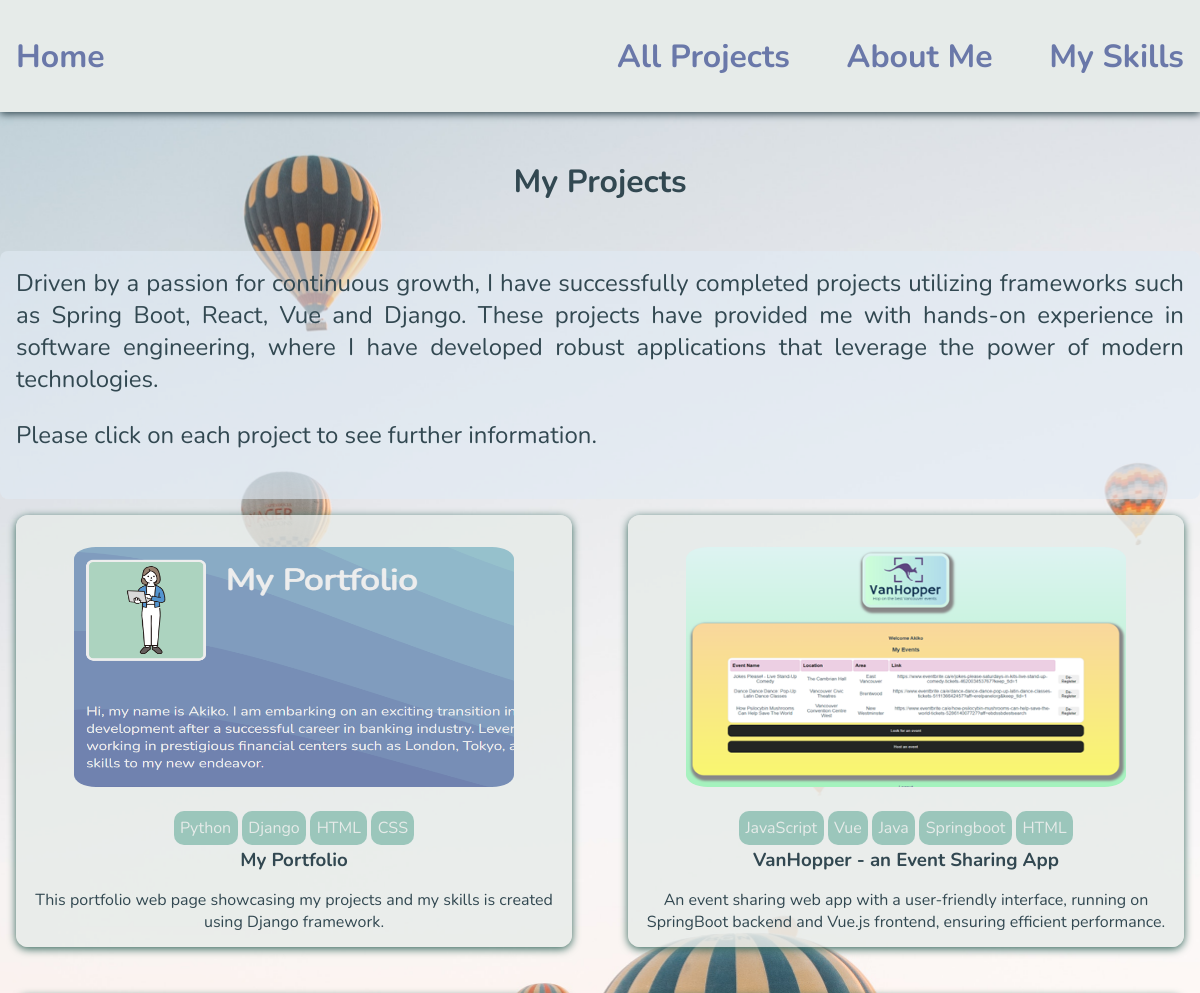
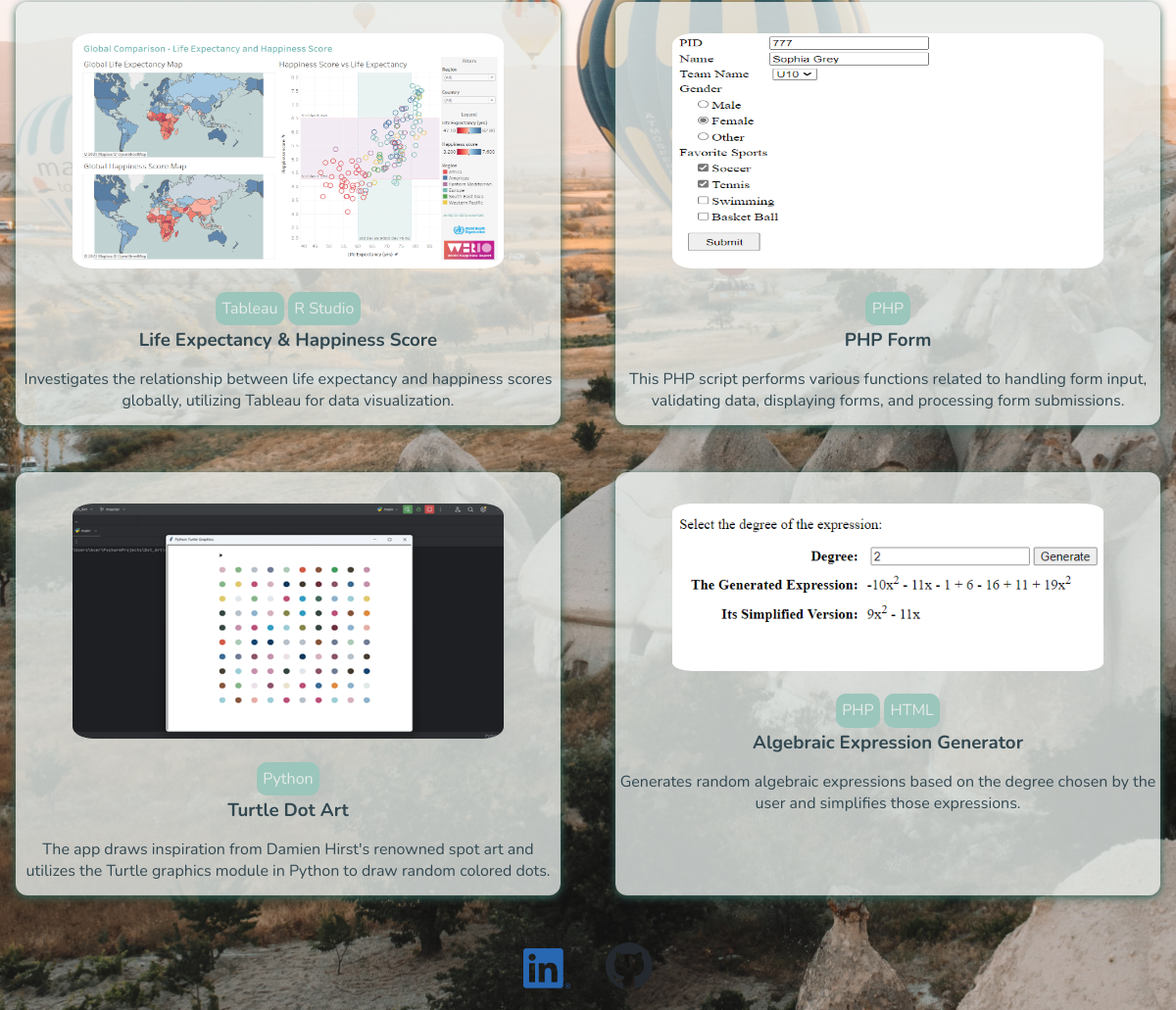
The page /posts on the database its author committed (2 pictures, top to bottom).
### blog/models.py (models this page shows, shortened)
class Post(models.Model):
    title = models.CharField(max_length=100)
    excerpt = models.CharField(max_length=150)
    image = models.ImageField(upload_to='images', null=True)
    image1=models.ImageField(upload_to='images', null=True)
    image2=models.ImageField(upload_to='images', null=True)
    image3=models.ImageField(upload_to='images', null=True)
    link=models.CharField(max_length=100)
    date = models.DateField(auto_now=True)
    slug = models.SlugField(unique=True)  # db_index=True is set automatically
    content = models.TextField(validators=[MinLengthValidator(10)])
    author = models.ForeignKey(
        Author, on_delete=models.SET_NULL, null=True) # related_name="posts",
    tag = models.ManyToManyField(Tag)

class Tag(models.Model):
    caption = models.CharField(max_length=20)

### blog/views.py (the view)
# urls.py: path("posts", views.PostsView.as_view(), name="posts-page"),
class PostsView(ListView):
    template_name = "blog/all-posts.html"
    model = Post
    ordering = ["-date"]

### blog/templates/blog/all-posts.html (shortened to what this page needs)
{% extends "base.html" %}
{% load static%}
{% block css_files%}
    <link rel="stylesheet" href="{% static "blog/all-posts.css" %}"/>
    <link rel="stylesheet" href="{% static "blog/post.css" %}"/>
{% endblock%}
{%block contents%}
<section id="all-posts">
    <h2>My Projects</h2>
    <section id="intro">
        Driven by a passion for continuous growth, I have successfully completed projects utilizing frameworks
        such as Spring Boot, React, Vue and Django. These projects have provided me with hands-on experience in software engineering,
        where I have developed robust applications that leverage the power of modern technologies.
        <p>Please click on each project to see further information. </p>
    </section>
    <ul>
        {% for p in object_list %}
            {% include  "blog/includes/post.html" %}
        {% endfor %}
    </ul>
</section>
<section id="container">
    <div>
        <a href='https://linkedin.com/in/akiko-koyama'><img id='logo' src="{% static 'blog/images/LI-In-Bug.png'%}"/></a>
        <a href='https://github.com/AKoy-22'><img id='logo' src="{% static 'blog/images/github-mark.svg'%}"/></a>
    </div>
</section>
{%endblock%}

### blog/templates/blog/includes/post.html
{% load static%}
{% block css_files%}
    <link rel="stylesheet" href="{% static "blog/post.css" %}"/>
{% endblock%}
<li>
    <article class="post">
        <a href="{% url 'post-detail-page' slug=p.slug %}" >
            <div class="post__image">
                <img src="{{ p.image.url }}" alt="{{ p.title }}"/>
            </div>
            <div class="tech-tag">
            {% for t in p.tag.all %}
                <span >{{t.caption}}</span>
            {% endfor%}
            </div>
            <div class="post__content">
                <h3>{{p.title}} </h3>
                <p>
                    {{p.excerpt}}
                 </p>
            </div>
        </a>
    </article>
</li>

### static/app.css (style rules this page uses)
* { box-sizing: border-box; }
html { font-family: 'Nunito', sans-serif; }
body { margin: 0; }
h1, h2, h3 { font-family: 'Nunito', sans-serif; font-weight: bold; }
h2 { font-size: 2.5rem; }

### blog/static/blog/all-posts.css (style rules this page uses)
body { background-image: url("./images/hotairballoons2.jpg"); background-size: cover; background-position: center; background-repeat: no-repeat; width: 100%; margin: 0; text-align: center; }
#intro { font-size: 1.5rem; color: #324851; background-color: rgba(225,235,245,0.6); border-radius: 8px; text-align: justify; padding: 1rem; }
#all-posts { margin: 1rem auto; width: 100%; max-width: 80rem; }
#all-posts p, h3 { color: #324851; margin-bottom: 2rem; }
#all-posts h2 { text-align: center; font-size: 2rem; color: #324851; margin: 3rem 0; }
ul { list-style: none; margin: 0; padding: 0; display: grid; grid-template-columns: repeat(auto-fill, minmax(25rem, 1fr)); gap: 1rem 1.5rem; }
#logo { width: 3rem; height: auto; margin: 1rem; }
.post img { width: 7rem; height: 7rem; }
.post a { padding: 1rem 0.2rem; height: 27rem; background-color: rgba(230,235,233,0.8); transform-origin: center; box-shadow: 0 2px 8px #34675C; border-radius: 12px; }

### blog/static/blog/post.css (style rules this page uses)
.post { display: flex; flex-direction: column; align-items: center; text-align: center; color: #6A78A9; border-radius: 8px; }
.post a { text-decoration: none; transition: all 0.2s ease; margin: 1rem; color: #324851; }
.post a img { width: 80%; height: auto; max-height: 15rem; border-radius: 5%; margin: 1rem; }
.post h3 { margin: 0.25rem 0; }
.post span { background-color: #9bc6bb; color: #e6ebe9; border-radius: 10px; padding:0.4rem; display: inline; }
.tech-tag { margin: 0.5rem; }

### rows shown on the page
Post: image (picture), title "My Portfolio", excerpt "This portfolio web page showcasing my projects and my skills is created using Django framework."
Tag: caption "Python"
Tag: caption "Django"
Tag: caption "HTML"
Tag: caption "CSS"
Post: image (picture), title "VanHopper - an Event Sharing App", excerpt "An event sharing web app with a user-friendly interface, running on SpringBoot backend and Vue.js frontend, ensuring efficient performance."
Tag: caption "JavaScript"
Tag: caption "Vue"
Tag: caption "Java"
Tag: caption "Springboot"
Post: image (picture), title "Life Expectancy & Happiness Score", excerpt "Investigates the relationship between life expectancy and happiness scores globally, utilizing Tableau for data visualization."
Tag: caption "Tableau"
Tag: caption "R Studio"
Post: image (picture), title "PHP Form", excerpt "This PHP script performs various functions related to handling form input, validating data, displaying forms, and processing form submissions."
Tag: caption "PHP"
Post: image (picture), title "Turtle Dot Art", excerpt "The app draws inspiration from Damien Hirst's renowned spot art and utilizes the Turtle graphics module in Python to draw random colored dots."
Post: image (picture), title "Algebraic Expression Generator", excerpt "Generates random algebraic expressions based on the degree chosen by the user and simplifies those expressions."
